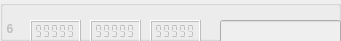
             <widget class="QGroupBox" name="markerBox_6">
              <property name="enabled">
               <bool>false</bool>
              </property>
              <property name="geometry">
               <rect>
                <x>0</x>
                <y>130</y>
                <width>341</width>
                <height>41</height>
               </rect>
              </property>
              <property name="title">
               <string notr="true"/>
              </property>
              <property name="flat">
               <bool>false</bool>
              </property>
              <widget class="QLCDNumber" name="X_6">
               <property name="geometry">
                <rect>
                 <x>30</x>
                 <y>20</y>
                 <width>51</width>
                 <height>23</height>
                </rect>
               </property>
               <property name="smallDecimalPoint">
                <bool>true</bool>
               </property>
               <property name="segmentStyle">
                <enum>QLCDNumber::Flat</enum>
               </property>
               <property name="value" stdset="0">
                <double>99999.000000000000000</double>
               </property>
              </widget>
              <widget class="QLCDNumber" name="Y_6">
               <property name="geometry">
                <rect>
                 <x>90</x>
                 <y>20</y>
                 <width>51</width>
                 <height>23</height>
                </rect>
               </property>
               <property name="smallDecimalPoint">
                <bool>true</bool>
               </property>
               <property name="segmentStyle">
                <enum>QLCDNumber::Flat</enum>
               </property>
               <property name="value" stdset="0">
                <double>99999.000000000000000</double>
               </property>
              </widget>
              <widget class="QLCDNumber" name="Z_6">
               <property name="geometry">
                <rect>
                 <x>150</x>
                 <y>20</y>
                 <width>51</width>
                 <height>23</height>
                </rect>
               </property>
               <property name="smallDecimalPoint">
                <bool>true</bool>
               </property>
               <property name="segmentStyle">
                <enum>QLCDNumber::Flat</enum>
               </property>
               <property name="value" stdset="0">
                <double>99999.000000000000000</double>
               </property>
              </widget>
              <widget class="QLineEdit" name="name_6">
               <property name="geometry">
                <rect>
                 <x>220</x>
                 <y>20</y>
                 <width>121</width>
                 <height>25</height>
                </rect>
               </property>
               <property name="sizePolicy">
                <sizepolicy hsizetype="Expanding" vsizetype="Fixed">
                 <horstretch>0</horstretch>
                 <verstretch>0</verstretch>
                </sizepolicy>
               </property>
              </widget>
              <widget class="QLabel" name="srn_6">
               <property name="enabled">
                <bool>false</bool>
               </property>
               <property name="geometry">
                <rect>
                 <x>0</x>
                 <y>20</y>
                 <width>21</width>
                 <height>17</height>
                </rect>
               </property>
               <property name="font">
                <font>
                 <weight>75</weight>
                 <bold>true</bold>
                </font>
               </property>
               <property name="text">
                <string>  6</string>
               </property>
              </widget>
             </widget>
